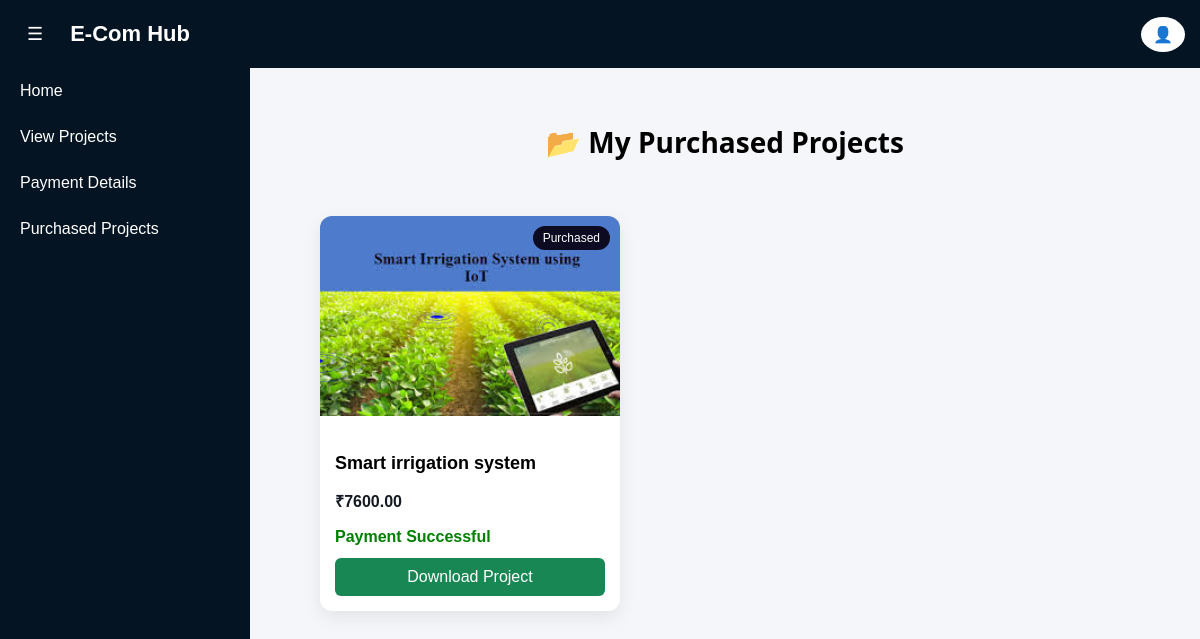
The page /purchased-projects/ (signed in) on the database as committed earlier.
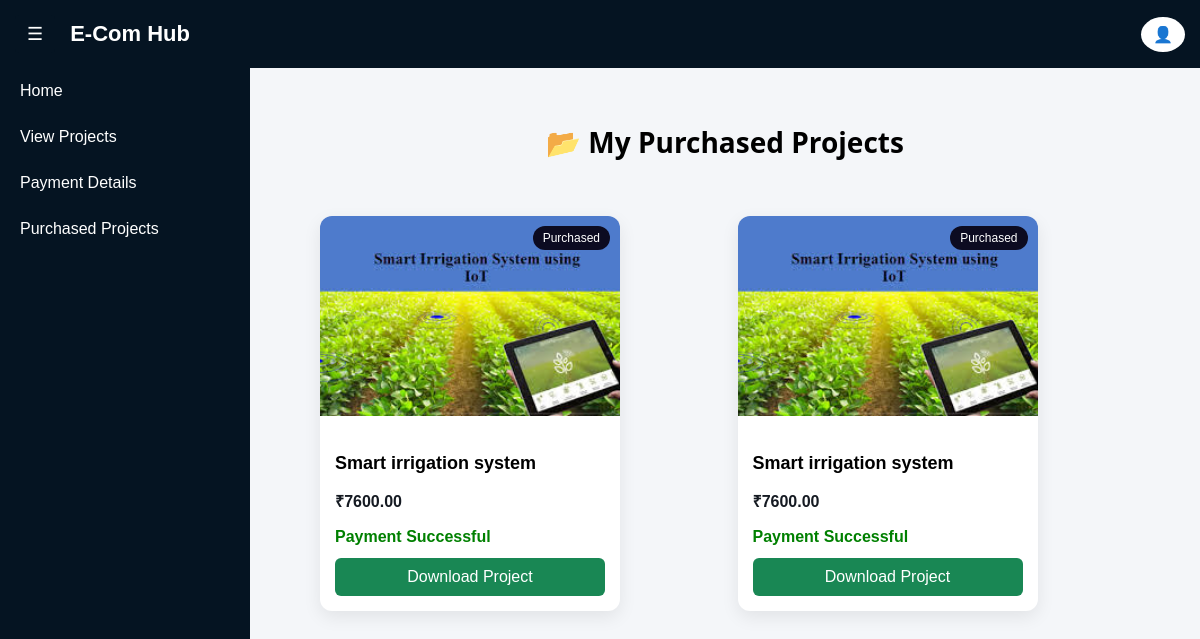
The same page on the database as committed later.
### ecom_app/models.py (models this page shows, shortened)
class Payment(models.Model):
    PAYMENT_STATUS = (
        ('PENDING', 'Pending'),
        ('SUCCESS', 'Success'),
        ('FAILED', 'Failed'),
    )
    PAYMENT_MODE = (
        ('UPI', 'UPI'),
        ('DEBIT_CARD', 'Debit Card'),
        ('CREDIT_CARD', 'Credit Card'),
        ('WALLET', 'Wallet'),
    )
    user = models.ForeignKey(CustomUser, on_delete=models.CASCADE)
    project = models.ForeignKey(Project, on_delete=models.CASCADE)
    transaction_id = models.CharField(max_length=255, unique=True)
    phonepe_transaction_id = models.CharField(max_length=255, blank=True, null=True)
    payment_mode = models.CharField(max_length=20, choices=PAYMENT_MODE)
    amount = models.DecimalField(max_digits=10, decimal_places=2)
    status = models.CharField(max_length=10, choices=PAYMENT_STATUS, default='PENDING')
    payment_response = models.TextField(blank=True, null=True)
    created_at = models.DateTimeField(default=timezone.now)

class Project(models.Model):
    CATEGORY_CHOICES = (
        ('AI', 'Artificial Intelligence'),
        ('ML', 'Machine Learning'),
        ('DL', 'Deep Learning'),
        ('WEB', 'Web Development'),
        ('IOT', 'Internet of Things'),
        ('DATA', 'Data Science'),
    )
    title = models.CharField(max_length=255)
    video = models.FileField(upload_to='videos/', null=True, blank=True)
    description = models.TextField()
    category = models.CharField(max_length=50, choices=CATEGORY_CHOICES)
    price = models.DecimalField(max_digits=10, decimal_places=2)
    google_drive_link = models.URLField()
    project_image = models.ImageField(upload_to='projects/', null=True, blank=True)
    created_at = models.DateTimeField(auto_now_add=True)

### ecom_app/user_side.py (the view)
# urls.py: path('purchased-projects/', views.purchased_projects, name='purchased_projects'),
@login_required
def purchased_projects(request):
    payments = Payment.objects.filter(
        user=request.user,
        status="SUCCESS"
    ).select_related("project")
    return render(request,"user/purchased_projects.html",{
        "payments":payments
    })

### ecom_app/templates/user/purchased_projects.html (shortened to what this page needs)
{% extends 'user/user_base.html' %}
{% block content %}
<h2 class="page-title">📂 My Purchased Projects</h2>
<div class="project-container">
{% for payment in payments %}
<div class="card">
<div class="badge">Purchased</div>
{% if payment.project.project_image %}
<img src="{{ payment.project.project_image.url }}">
{% endif %}
<div class="card-content">
<h3>{{ payment.project.title }}</h3>
<p class="price">₹{{ payment.amount }}</p>
{% if payment.status == "SUCCESS" %}
<span class="status-success">Payment Successful</span>
<a href="{% url 'download_project' payment.project.id %}" class="download-btn">
Download Project
</a>
{% else %}
<span class="status-pending">Payment Pending</span>
<span style="color:gray;">Payment Required</span>
{% endif %}
</div>
</div>
{% empty %}
<p class="empty-msg">You have not purchased any projects yet.</p>
{% endfor %}
</div>
{% endblock %}

### ecom_app/templates/user/user_base.html (shortened to what this page needs)
<!DOCTYPE html>
<html lang="en">
<head>
</head>
<body>
<div class="header">
<div class="header-left">
<button class="toggle-btn" onclick="toggleSidebar()">☰</button>
E-Com Hub
</div>
<div class="profile-menu">
<div class="profile-icon" onclick="toggleProfile()">👤</div>
</div>
</div>
<div class="page">
<div class="sidebar" id="sidebar">
{% if user.is_authenticated %}
    {% if not user.is_student_registered %}
        <a href="{% url 'student_register' %}">User Dashboard</a>
    {% else %}
        <a href="{% url 'user_home' %}">Home</a>
        <a href="{% url 'user_project_list' %}">View Projects</a>
        <a href="{% url 'payment_details' %}">Payment Details</a>
        <a href="{% url 'purchased_projects' %}">Purchased Projects</a>
    {% endif %}
{% else %}
    <a href="{% url 'admin_login_view' %}">Login</a>
    <a href="{% url 'admin_register_view' %}">Register</a>
{% endif %}
</div>
<div class="main-content">
<div class="content">
{% block content %}
{% endblock %}
</div>
</div>
</div>
</body>
</html>

### ecom_app/templates/user/user_base.html (style rules this page uses)
body { margin:0; font-family:Arial, Helvetica, sans-serif; background:#f4f6f9; }
.header { background: #051422; color:white; padding:15px; font-size:22px; font-weight:bold; display:flex; align-items:center; justify-content:space-between; }
.header-left { display:flex; align-items:center; }
.toggle-btn { background: #051422; color:white; border:none; padding:8px 12px; cursor:pointer; border-radius:4px; font-size:18px; margin-right:15px; }
.profile-menu { position:relative; }
.profile-icon { background: #ffffff; color:white; padding:8px 12px; border-radius:50%; cursor:pointer; font-size:16px; }
.page { display:flex; }
.sidebar { width:250px; background: #051422; min-height:100vh; transition:0.3s; }
.sidebar a { display:block; color:white; padding:14px 20px; text-decoration:none; font-size:16px; }
.main-content { flex:1; padding:20px; transition:0.3s; }

### ecom_app/templates/user/purchased_projects.html (style rules this page uses)
.page-title { text-align:center; margin:35px 0; font-family:'Segoe UI',sans-serif; font-size:28px; font-weight:600; }
.project-container { display:grid; grid-template-columns:repeat(auto-fit,minmax(270px,1fr)); gap:25px; padding:20px 50px; }
.card { background:white; border-radius:12px; box-shadow:0 6px 18px rgba(0,0,0,0.08); overflow:hidden; transition:0.3s; position:relative; width:300px; }
.card img { width:100%; height:200px; object-fit:cover; }
.card-content { padding:15px; }
.card-content h3 { margin-bottom:8px; font-size:18px; }
.price { font-weight:bold; color:#151a22; }
.status-success { color:green; font-weight:600; }
.download-btn { display:block; margin-top:12px; padding:10px; text-align:center; background:#198754; color:white; text-decoration:none; border-radius:6px; }
.badge { position:absolute; top:10px; right:10px; background:#0c0b21; color:white; padding:5px 10px; font-size:12px; border-radius:20px; }

Rows that differ between the two databases and show on the page:
added Payment: project.project_image (picture), project "Smart irrigation system", amount "7600.00", status "Payment Successful"
